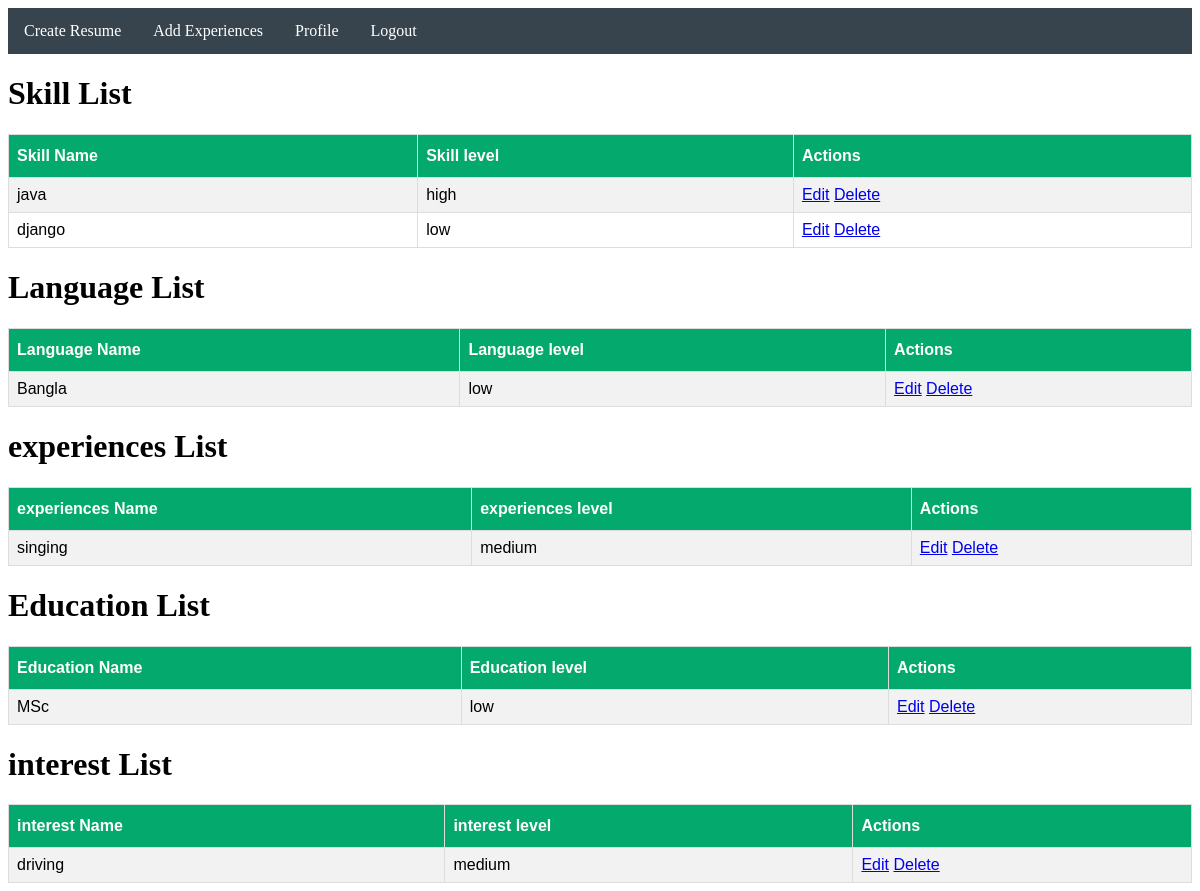
The page /listbyUser/ (signed in) on the database its author committed.
### myApp/models.py (models this page shows, shortened)
class skillModel(models.Model):
    skill_LEVEL=[
        ('high','High'),
        ('low','Low'),
        ('medium','Medium'),
    ]
    user=models.ForeignKey(custom_user,null=True,on_delete=models.CASCADE)
    skill_name=models.CharField(max_length=10,null=True)
    proficiency_level=models.CharField(choices=skill_LEVEL,max_length=10,null=True)
    class Meta:
        unique_together=['user','skill_name']

class LanguageModel(models.Model):
    Language_LEVEL=[
        ('high','High'),
        ('low','Low'),
        ('medium','Medium'),
    ]
    user=models.ForeignKey(custom_user,null=True,on_delete=models.CASCADE)
    Language_name=models.CharField(max_length=10,null=True)
    proficiency_level=models.CharField(choices=Language_LEVEL,max_length=10,null=True)
    class Meta:
        unique_together=['user','Language_name']

class experienceModel(models.Model):
    experience_LEVEL=[
        ('high','High'),
        ('low','Low'),
        ('medium','Medium'),
    ]
    user=models.ForeignKey(custom_user,null=True,on_delete=models.CASCADE)
    experience_name=models.CharField(max_length=10,null=True)
    proficiency_level=models.CharField(choices=experience_LEVEL,max_length=10,null=True)
    class Meta:
        unique_together=['user','experience_name']

class educationModel(models.Model):
    education_LEVEL=[
        ('high','High'),
        ('low','Low'),
        ('medium','Medium'),
    ]
    user=models.ForeignKey(custom_user,null=True,on_delete=models.CASCADE)
    education_name=models.CharField(max_length=10,null=True)
    proficiency_level=models.CharField(choices=education_LEVEL,max_length=10,null=True)
    class Meta:
        unique_together=['user','education_name']

class interestModel(models.Model):
    interest_LEVEL=[
        ('high','High'),
        ('low','Low'),
        ('medium','Medium'),
    ]
    user=models.ForeignKey(custom_user,null=True,on_delete=models.CASCADE)
    interest_name=models.CharField(max_length=10,null=True)
    proficiency_level=models.CharField(choices=interest_LEVEL,max_length=10,null=True)
    class Meta:
        unique_together=['user','interest_name']

### myProject/views.py (the view)
# urls.py: path('listbyUser/', listbyUserPage,name='listbyUser'),
@login_required
def listbyUserPage(req):
    if req.user.user_type == 'viewer':
        current_user= req.user
        user_skills=skillModel.objects.filter(user=current_user)
        user_Languages=LanguageModel.objects.filter(user=current_user)
        user_experiences=experienceModel.objects.filter(user=current_user)
        user_education=educationModel.objects.filter(user=current_user)
        user_interest=interestModel.objects.filter(user=current_user)
        context={
            'user_skills':user_skills,
            'user_Languages':user_Languages,
            'user_experiences':user_experiences,
            'user_education':user_education,
            'user_interest':user_interest,
        }
    return render(req,'myAdmin/listbyUser.html',context)

### Template/myAdmin/listbyUser.html (shortened to what this page needs)
{% extends 'common/home.html' %}
{% block body %}
<!DOCTYPE html>
<html>
<head>
</head>
<body>
<h1>Skill List</h1>
<table id="customers">
  <tr>
    <th>Skill Name</th>
    <th>Skill level</th>
    <th>Actions</th>
  </tr>
  {% for i in user_skills %}
    <tr>
        <td>{{i.skill_name}}</td>
        <td>{{i.proficiency_level}}</td>
        <td>
            <a href="{% url 'listEditbyUser' i.id %} ">Edit</a>
            <a href="{% url 'dellistbyUser' i.id %} ">Delete</a>
        </td>
    </tr>
  {% endfor %}
</table>
<h1>Language List</h1>
<table id="customers">
  <tr>
    <th>Language Name</th>
    <th>Language level</th>
    <th>Actions</th>
  </tr>
  {% for i in user_Languages %}
    <tr>
        <td>{{i.Language_name}}</td>
        <td>{{i.proficiency_level}}</td>
        <td>
            <a href="{% url 'languageEditbyUser' i.id %} ">Edit</a>
            <a href="{% url 'delLanguagebyUser' i.id %} ">Delete</a>
        </td>
    </tr>
  {% endfor %}
</table>
<h1>experiences List</h1>
<table id="customers">
  <tr>
    <th>experiences Name</th>
    <th>experiences level</th>
    <th>Actions</th>
  </tr>
  {% for i in user_experiences %}
    <tr>
        <td>{{i.experience_name}}</td>
        <td>{{i.proficiency_level}}</td>
        <td>
            <a href="{% url 'experienceEditbyUser' i.id %} ">Edit</a>
            <a href="{% url 'delexperiencesbyUser' i.id %} ">Delete</a>
        </td>
    </tr>
  {% endfor %}
</table>
<h1>Education List</h1>
<table id="customers">
  <tr>
    <th>Education Name</th>
    <th>Education level</th>
    <th>Actions</th>
  </tr>
  {% for i in user_education %}
    <tr>
        <td>{{i.education_name}}</td>
        <td>{{i.proficiency_level}}</td>
        <td>
            <a href="{% url 'educationEditbyUser' i.id %} ">Edit</a>
            <a href="{% url 'deleducationbyUser' i.id %} ">Delete</a>
        </td>
    </tr>
  {% endfor %}
</table>
<h1>interest List</h1>
<table id="customers">
  <tr>
    <th>interest Name</th>
    <th>interest level</th>
    <th>Actions</th>
  </tr>
  {% for i in user_interest %}
    <tr>
        <td>{{i.interest_name}}</td>
        <td>{{i.proficiency_level}}</td>
        <td>
            <a href="{% url 'interestEditbyUser' i.id %} ">Edit</a>
            <a href="{% url 'delinterestbyUser' i.id %} ">Delete</a>
        </td>
    </tr>
  {% endfor %}
</table>
</body>
</html>
{% endblock body %}

### Template/common/home.html (shortened to what this page needs)
<!DOCTYPE html>
<html>
<head>
</head>
<body>
{% include 'includes/navbar.html' %}
{% block body %}
{% endblock body %}
</body>
</html>

### Template/includes/navbar.html (shortened to what this page needs)
<ul>
    {% if user.user_type == 'admin' %}
      <li class="dropdown">
        <a href="javascript:void(0)" class="dropbtn">Add</a>
        <div class="dropdown-content">
          <a href="#">Link 1</a>
          <a href="#">Link 2</a>
          <a href="#">Link 3</a>
        </div>
      </li>
    {% elif user.user_type == 'viewer' %}
      <li><a href="{% url 'createresumePage' %}">Create Resume</a></li>
      <li class="dropdown">
        <a href="javascript:void(0)" class="dropbtn">Add Experiences</a>
      </li>
    {% endif %}
    <li><a href="{% url 'UserProfilePage' %}">Profile</a></li>
    <li><a href="{% url 'logoutPage' %}">Logout</a></li>
  </ul>

### Template/common/home.html (style rules this page uses)
body { background-color:white; }
ul { list-style-type: none; margin: 0; padding: 0; overflow: hidden; background-color: #38444d; }
li { float: left; }
li a, .dropbtn { display: inline-block; color: white; text-align: center; padding: 14px 16px; text-decoration: none; }
li.dropdown { display: inline-block; }

### Template/myAdmin/listbyUser.html (style rules this page uses)
#customers { font-family: Arial, Helvetica, sans-serif; border-collapse: collapse; width: 100%; }
#customers td, #customers th { border: 1px solid #ddd; padding: 8px; }
#customers tr:nth-child(even) { background-color: #f2f2f2; }
#customers th { padding-top: 12px; padding-bottom: 12px; text-align: left; background-color: #04AA6D; color: white; }

### rows shown on the page
skillModel: skill_name "java", proficiency_level "high"
skillModel: skill_name "django", proficiency_level "low"
LanguageModel: Language_name "Bangla", proficiency_level "low"
experienceModel: experience_name "singing", proficiency_level "medium"
educationModel: education_name "MSc", proficiency_level "low"
interestModel: interest_name "driving", proficiency_level "medium"
